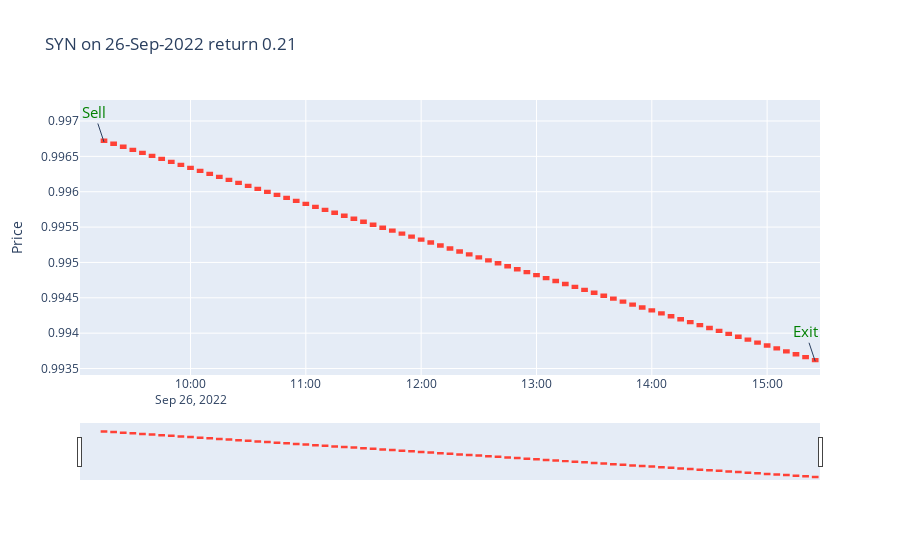
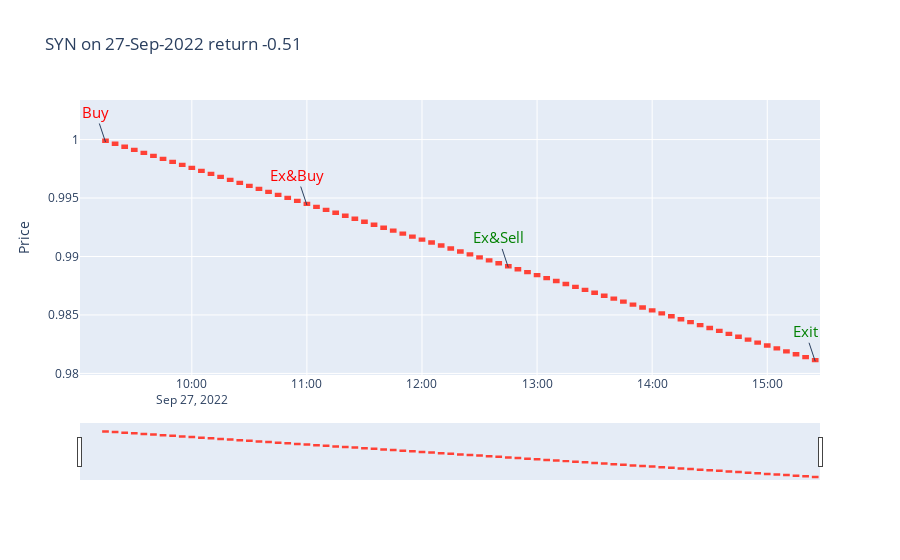
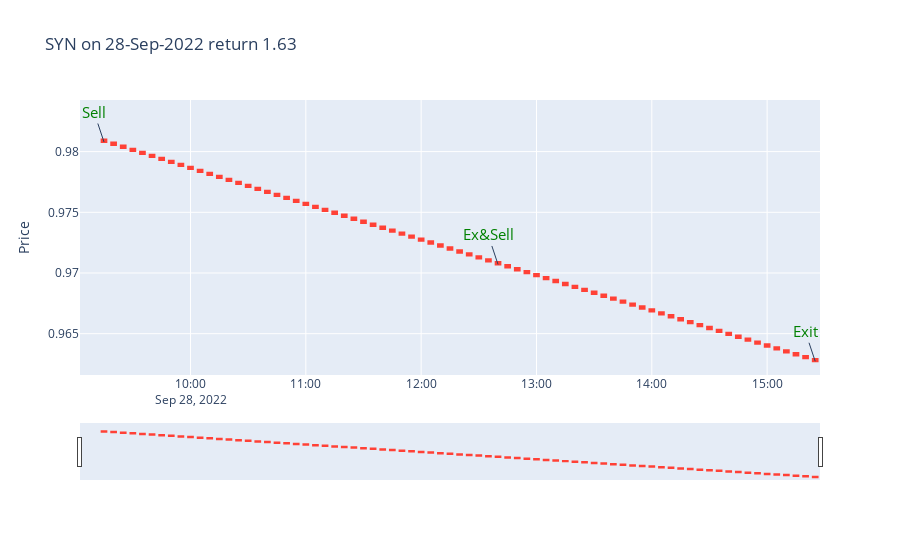
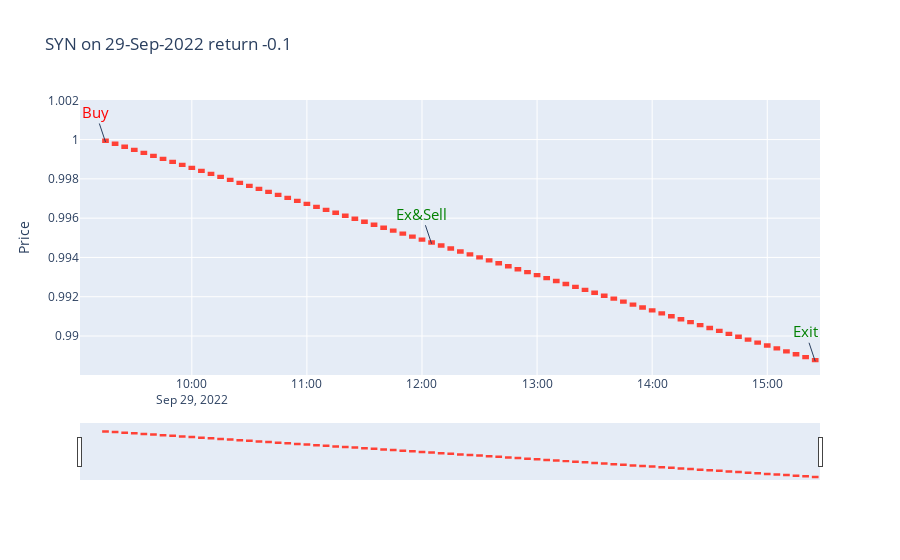

Notebook code cell kept with these figures, in order:
### Code cell
figs=[]
for t in bt.results:
    for d in bt.results[t]:
        figs+=[plot_ticker_date(bt,t,d)]
